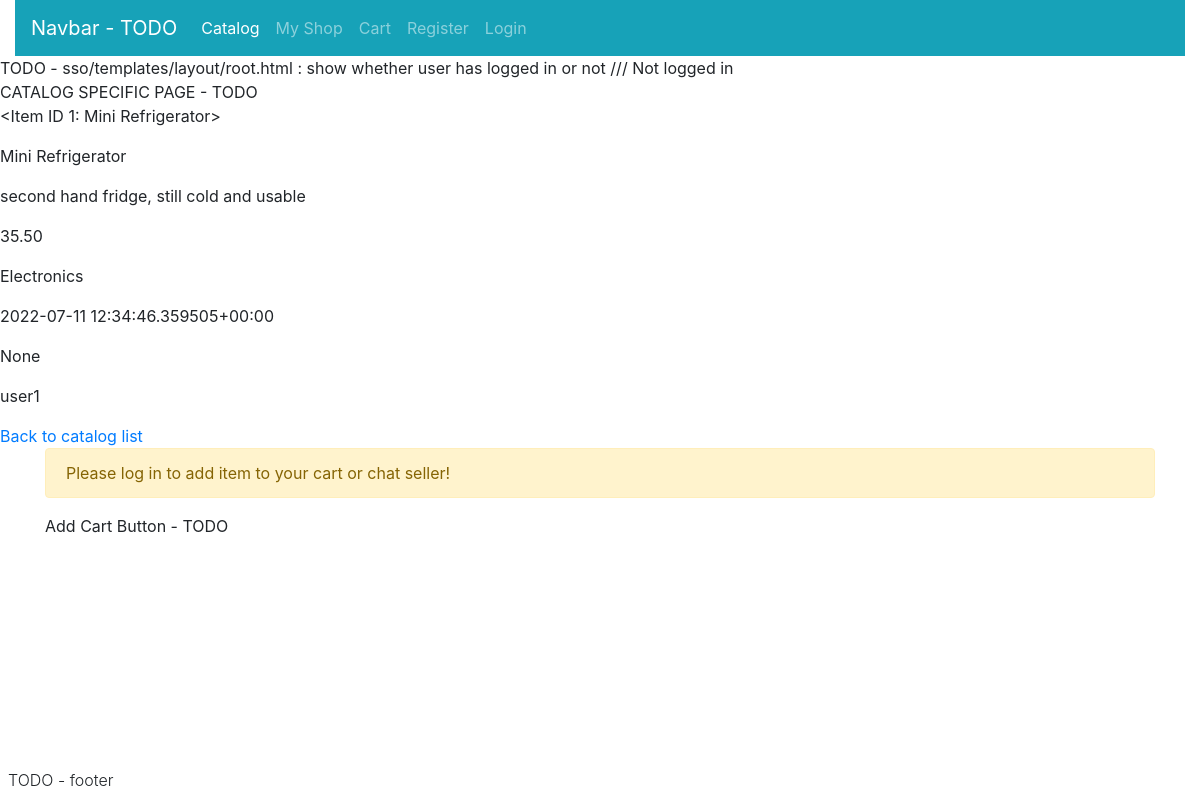
The app's page /catalog/1 with its own data.
### myshop/models.py (models this page shows, shortened)
class Item(models.Model):
    id = models.AutoField(primary_key=True)
    title = models.CharField(max_length=64)
    description = models.CharField(max_length=256)
    image = models.CharField(max_length=128, null=True)
    price = models.DecimalField(max_digits=8, decimal_places=2, default=0, blank=False)
    category = models.ForeignKey(Category, on_delete=models.CASCADE, related_name="items")
    time_created = models.DateTimeField(auto_now=True)
    seller = models.ForeignKey(User, on_delete=models.CASCADE, related_name="items_sold")
    buyer = models.ForeignKey(User, on_delete=models.CASCADE, related_name="items_bought", blank=True, null=True, default=None)
    ordereditem = models.ForeignKey("catalog.ItemOrdered", on_delete=models.PROTECT, editable=False, blank=True, null=True)
    closed = models.BooleanField(default=False)
    objects = models.Manager()
    sold = ItemManager(sold=True)
    onsale = ItemManager(sold=False)
    class Meta:
        order_with_respect_to = 'ordereditem'
    def __str__(self):
        return f"<Item ID {self.id}: {self.title}>"
    def getstatus(self, user):
        return {
            "creator": self.seller == user,
            "sold": self.buyer != None,
        }

class Category(models.Model):
    id = models.AutoField(primary_key=True)
    category = models.CharField(max_length=32, blank=False, null=False)
    code = models.CharField(max_length=2, verbose_name="category_code", unique=True, default="")
    symbol = models.ImageField(blank=True)
    class Meta:
        verbose_name_plural = ("Categories")
    def __str__(self):
        return self.category

### sso/models.py (models this page shows)
class User(AbstractUser):
    TIER = [
        ("T4", "Banned User"),
        ("T3", "Standard User"),
        ("T2", "Member User"),
        ("T1", "Administrator")
    ]
    tier = models.CharField(max_length=2, choices=TIER, default="T3")
    def __str__(self):
        return self.username

### catalog/views.py (the view)
# urls.py: path("catalog/<int:item_id>", views.item, name="item"),
def item(request, item_id):
    try:
        item = Item.objects.get(id = item_id)
    except Item.DoesNotExist:
        return Http404("Invalid item id!")
    return render(request, "catalog/item.html", {
        "item": item,
        "status": item.getstatus(request.user),
        "notloggedin": request.user.is_anonymous
    })

### catalog/templates/catalog/item.html (shortened to what this page needs)
{% extends "layout/root.html" %}
{% block body %}
    CATALOG SPECIFIC PAGE - TODO
    {{ item|linebreaks }}
    {{ item.title|linebreaks }}
    {{ item.description|linebreaks }}
    {{ item.price|linebreaks }}
    {{ item.category|linebreaks }}
    {{ item.time_created|linebreaks }}
    {{ item.buyer|linebreaks }}
    {{ item.seller|linebreaks }}
    <a href="{% url 'catalog:index' %}">Back to catalog list</a>
    <div class="container">
        {% if notloggedin %}
            <div class="alert alert-warning">
                Please log in to add item to your cart or chat seller!
            </div>
        {% endif %}
        {% if status.sold %}
            Item sold out!
        {% else %}
            Add Cart Button - TODO
        {% endif %}
    </div>
{% endblock body %}

### records on screen
Item: id+title "<Item ID 1: Mini Refrigerator>", title "Mini Refrigerator", description "second hand fridge, still cold and usable", price "35.50", category "Electronics", time_created "2022-07-11 12:34:46.359505+00:00", buyer "None", seller "user1"
